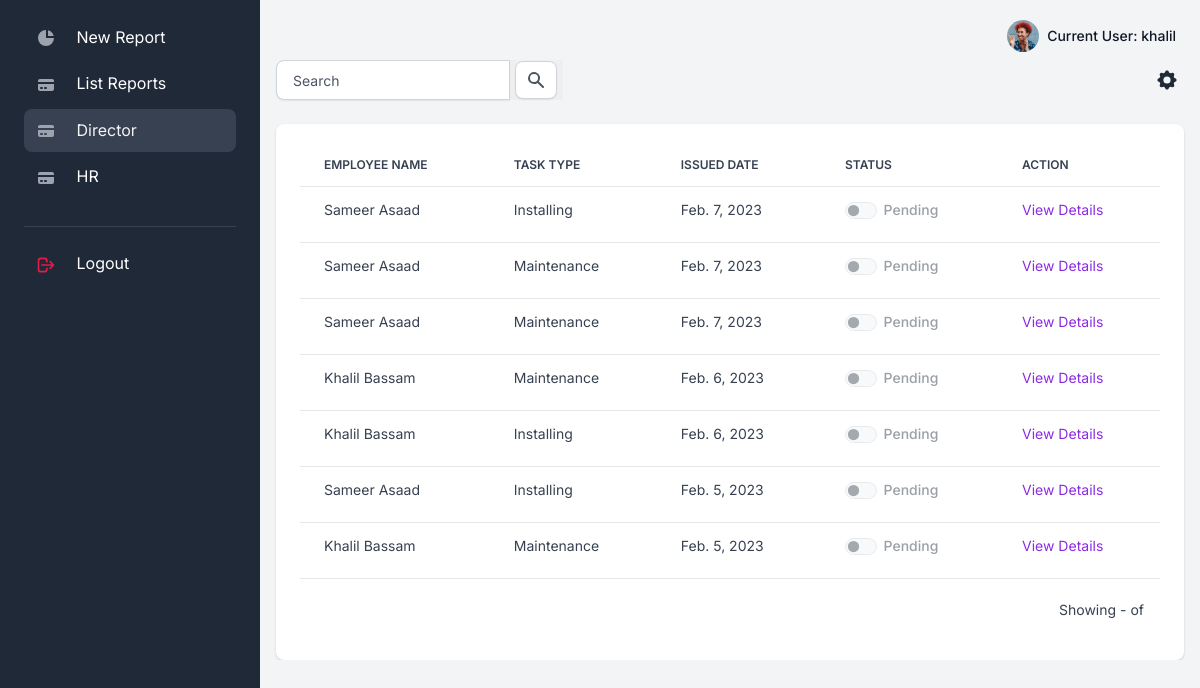
Page /reports/director (signed in) on the earlier database version.
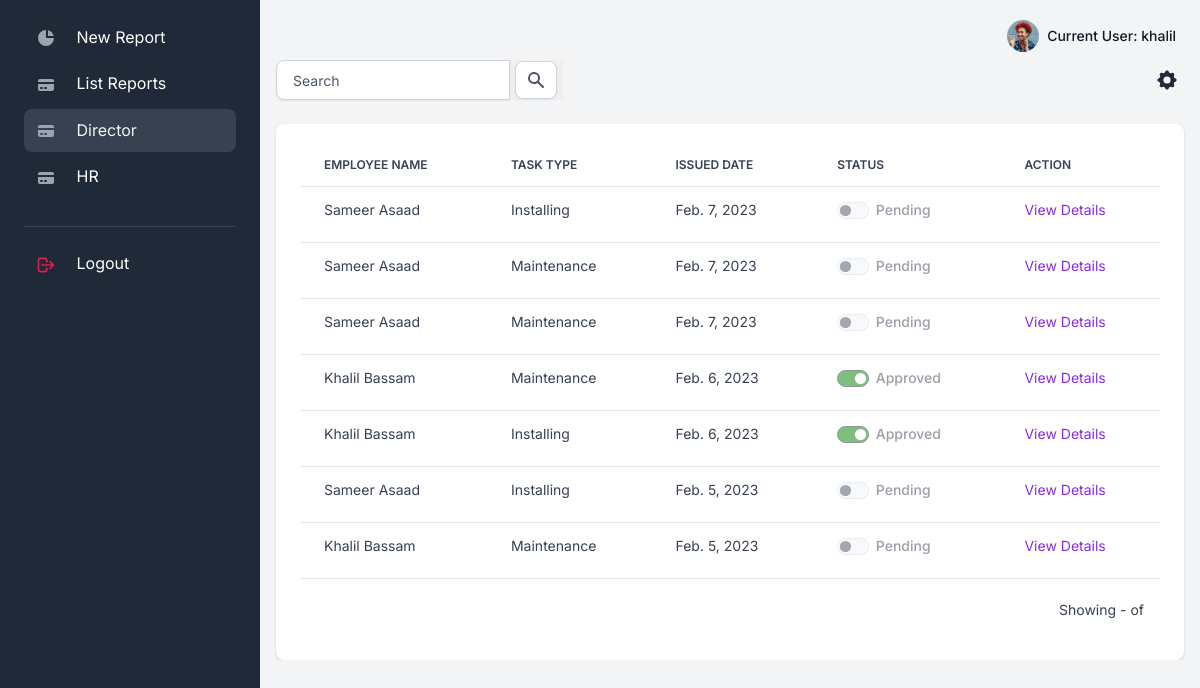
Same page on the later database version.
### apps/reports/models.py (models this page shows, shortened)
class Report(Model):
    STATUS_CHOICES= (
    ('Pending', 'Pending'),
    ('Approved', 'Approved'),
    )
    id=AutoField(primary_key=True,editable=False)
    owner = ForeignKey(Employee,on_delete=SET_NULL,null=True)
    task_type=ForeignKey(Task_type,on_delete=SET_NULL,null=True)
    created_at=DateTimeField(auto_now_add=True)
    status=CharField(max_length=50,choices=STATUS_CHOICES,default='Pending')
    description=TextField(null=True)

class Employee(Model):
    id=AutoField(primary_key=True,editable=False)
    user = OneToOneField(User,on_delete=CASCADE)
    job_title = ForeignKey(Job_title,on_delete=SET_NULL,null=True)
    @property
    def fullname(self):
        return self.user.first_name +" "+self.user.last_name

class Task_type(Model):
    id=AutoField(primary_key=True,editable=False)
    job_title=ForeignKey(Job_title,on_delete=CASCADE,null=True)
    type = CharField(max_length=50,null=True)
    def __str__(self):
        return self.type

### apps/reports/views.py (the view)
# urls.py: path('director',views.DirectiorView.as_view(),name='director'),
class DirectiorView(LoginRequiredMixin,View):
    template_name = 'reports/director_list.html'
    def get(self,request):
        strval =  request.GET.get("search", False)
        x = get_object_or_404(Job_title,employee__user=self.request.user)
        if request.user.is_authenticated:
            if strval :
                query = Q(description__icontains=strval)
                query.add(Q(owner__user__first_name__icontains=strval), Q.OR)
                query.add(Q(owner__user__last_name__icontains=strval), Q.OR)
                query.add(Q(task_type__type__icontains=strval), Q.OR)
                query.add(Q(task_type__job_title=x), Q.AND)
                report_list = Report.objects.filter(query).select_related().order_by('-created_at')
            else :
                report_list = Report.objects.filter(task_type__job_title=x).order_by('-created_at')
            ctx={'report_list':report_list,'search': strval}
            return render(request, self.template_name, ctx)

### apps/context_processors.py (called while the page is built)
def cfg_assets_root(request):
    return { 'ASSETS_ROOT' : settings.ASSETS_ROOT }

### apps/templates/reports/director_list.html (shortened to what this page needs)
{% extends "layouts/base.html" %}
{% block content %}
{% load humanize %}
  <div class="table-settings mb-4">
      <div class="row align-items-center justify-content-between">
          <div class="col col-md-6 col-lg-3 col-xl-4">
            <form>
                <div class="input-group">
                    <input type="text" class="form-control"  placeholder="Search"  name="search"  {% if search %} value="{{ search }}" {% endif %}>
                    <button type="submit" style="border: none;">
                    <span class="input-group-text" id="basic-addon2">
                        <svg class="icon icon-xs text-gray-600" fill="currentColor" viewBox="0 0 20 20" xmlns="http://www.w3.org/2000/svg"><path fill-rule="evenodd" d="M8 4a4 4 0 100 8 4 4 0 000-8zM2 8a6 6 0 1110.89 3.476l4.817 4.817a1 1 0 01-1.414 1.414l-4.816-4.816A6 6 0 012 8z" clip-rule="evenodd"></path></svg>
                    </span>
                    </button>
                </div>
            </form>
          </div>
          <div class="col-4 col-md-2 col-xl-1 ps-md-0 text-end">
              <div class="dropdown">
                  <button class="btn btn-link text-dark dropdown-toggle dropdown-toggle-split m-0 p-1" data-bs-toggle="dropdown" aria-haspopup="true" aria-expanded="false">
                  </button>
              </div>
          </div>
      </div>
  </div>
  <div class="card card-body border-0 shadow table-wrapper table-responsive">
      <table class="table table-hover">
          <thead>
              <tr>
                  <th class="border-gray-200">Employee Name</th>
                  <th class="border-gray-200">Task Type</th>
                  <th class="border-gray-200">Issued Date</th>
                  <th class="border-gray-200">Status</th>
                  <th class="border-gray-200">Action</th>
              </tr>
          </thead>
          <tbody>
              {% if report_list%}
              {% for report in report_list %}
                        <tr>
                            <td><span class="fw-normal">{{report.owner.fullname}}</span></td>
                            <td><span class="fw-normal">{{report.task_type}}</span></td>
                            <td><span class="fw-normal">{{report.created_at|naturalday}}</span></td>
                            <td>
                                <span class="form-check form-switch">
                                    {% if report.status == 'Approved' %}
                                    <input class="form-check-input" type="checkbox" id="flexSwitchCheckChecked"  checked style="background-color: green;"  disabled>
                                    <label class="form-check-label" for="flexSwitchCheckChecked">Approved</label>
                                    {% else %}
                                    <input class="form-check-input" type="checkbox" id="flexSwitchCheckChecked" disabled>
                                    <label class="form-check-label" for="flexSwitchCheckChecked">Pending</label>
                                    {% endif %}
                                </span>
                            </td>
                            <td>
                                <a style="color:blueviolet;" href="{% url 'reports:detail' report.id %}">View Details</a>
                            </td>
                        </tr>
                {% endfor %}
              {% endif %}
          </tbody>
      </table>
      <div class="card-footer px-3 border-0 d-flex flex-column flex-lg-row align-items-center justify-content-between">
          <div class="fw-normal small mt-4 mt-lg-0">Showing {{ page_obj.start_index }}-{{ page_obj.end_index }} of {{ page_obj.paginator.count }}</div>
      </div>
  </div>
{% endblock content %}

Differences in the rows shown:
changed Report (number 4 of 7 on the later page): value "☐" → "☑"; status "Pending" → "Approved"
changed Report (number 5 of 7 on the later page): value "☐" → "☑"; status "Pending" → "Approved"
